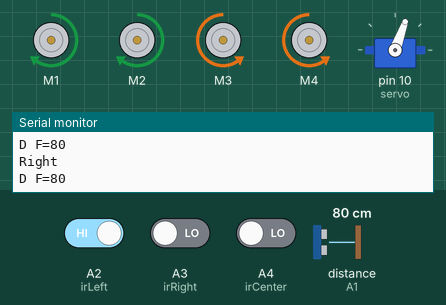
Recording of a sketch running on a simulated Arduino Uno, built with avr-gcc and run on an emulated ATmega328P. On the bench: 4 × DC motor (green arrow = forward, orange = backward, longer = faster), servo, the last lines printed to the serial monitor. Wiring (inferred from the names in the program): ultrasonic range finder: trigger A0; echo A1; servo: signal pin 10. Inputs (shaded band) come from the test bench; at power-on: distance to the obstacle (sensor on A1) 80 cm, A2 (irLeft) HIGH, A3 (irRight) LOW, A4 (irCenter) LOW. The echo pulse lasts 58.3 µs per cm; servo pulses on a pin are drawn as a servo (544–2400 µs = 0–180°).

Above: at 3.5 s.
3.6 s: distance to the obstacle (sensor on A1) set to 23 cm
6.6 s: distance to the obstacle (sensor on A1) set to 18 cm
At 7.41 s:
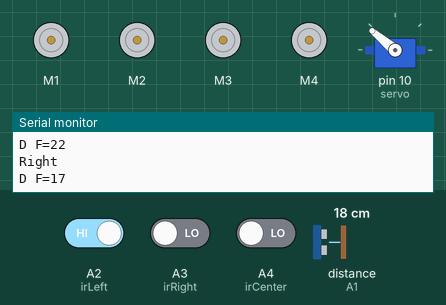
At 9.0 s:
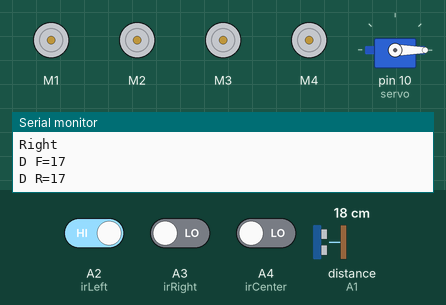
9.6 s: distance to the obstacle (sensor on A1) set to 35 cm
12.6 s: A2 (irLeft) driven LOW
At 12.9 s:
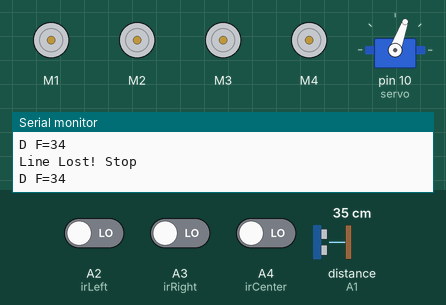
14.1 s: A3 (irRight) driven HIGH
At 15.3 s:
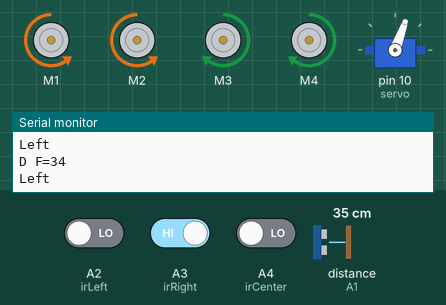
15.6 s: A4 (irCenter) driven HIGH
Timing chart, 0 to 18.1 s (numbered marks = the images above; inputs shaded):
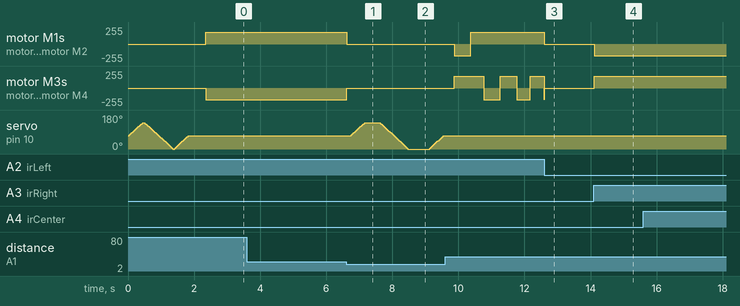

Measured:
- the behaviour switches between 21 and 20 cm on distance to the obstacle (sensor on A1) (found by bisection; images 0 and 1)
- after the input at 6.6 s, motor M1, motor M2: forward 175/255 → stopped at once; motor M3, motor M4: backward 175/255 → stopped at once
- after the input at 12.6 s, motor M1, motor M2: forward 175/255 → stopped at once; motor M3, motor M4: backward 175/255 → stopped at once
- after the input at 14.1 s, motor M1, motor M2: stopped → backward 175/255 at once; motor M3, motor M4: stopped → forward 175/255 at once

The sketch:

line_follower_obstacle_robot.ino
```cpp
#include <AFMotor.h>

// -------- IR SENSOR PINS --------
#define irLeft A2
#define irCenter A4
#define irRight A3

// -------- ULTRASONIC + SERVO --------
#define trigger A0
#define echo A1
#define servo 10

int Set = 20;
int distance_L, distance_F, distance_R;

// -------- MOTOR OBJECTS --------
AF_DCMotor motor1(1, MOTOR12_1KHZ);
AF_DCMotor motor2(2, MOTOR12_1KHZ);
AF_DCMotor motor3(3, MOTOR34_1KHZ);
AF_DCMotor motor4(4, MOTOR34_1KHZ);

int speed = 175;

void setup() {

  Serial.begin(9600);

  pinMode(irLeft, INPUT);
  pinMode(irCenter, INPUT);
  pinMode(irRight, INPUT);

  pinMode(trigger, OUTPUT);
  pinMode(echo, INPUT);
  pinMode(servo, OUTPUT);

  motor1.setSpeed(speed);
  motor2.setSpeed(speed);
  motor3.setSpeed(speed);
  motor4.setSpeed(speed);

  // Initialize servo sweep
  for (int angle = 70; angle <= 140; angle += 5) {
    servoPulse(servo, angle);
  }
  for (int angle = 140; angle >= 0; angle -= 5) {
    servoPulse(servo, angle);
  }
  for (int angle = 0; angle <= 70; angle += 5) {
    servoPulse(servo, angle);
  }

  distance_F = Ultrasonic_read();
  delay(500);
}

void loop() {

  distance_F = Ultrasonic_read();
  Serial.print("D F=");
  Serial.println(distance_F);

  // =========================
  // OBSTACLE CHECK (SECONDARY)
  // =========================
  if(distance_F < Set){
    Check_side();
    return;
  }

  // =========================
  // LINE FOLLOWING (PRIMARY)
  // =========================

  int left = digitalRead(irLeft);
  int center = digitalRead(irCenter);
  int right = digitalRead(irRight);

  if(center == 1) {

    if(left == 0 && right == 0) {
      Serial.println("Move Forward");
      moveForward();
    }

    else if(left == 0 && right == 1) {
      Serial.println("Sharp Left");
      sharpLeft();
    }

    else if(center == 1 && right == 1) {
      Serial.println("Sharp Left");
      sharpLeft();
    }

    else if(left == 1 && right == 0) {
      Serial.println("Sharp Right");
      sharpRight();
    }

    else if(center == 1 && left == 1) {
      Serial.println("Sharp Right");
      sharpRight();
    }

    else if(left == 1 && right == 1) {
      Serial.println("Stop");
      Stop();
    }
  }

  else {

    if(left == 0 && right == 1) {
      Serial.println("Left");
      turnLeft();
    }

    else if(left == 1 && right == 0) {
      Serial.println("Right");
      turnRight();
    }

    else if(left == 0 && right == 0) {
      Serial.println("Line Lost! Stop");
      Stop();
    }
  }

  delay(5);
}


// =========================
// MOTOR FUNCTIONS
// =========================

void moveForward() {
  motor1.run(FORWARD);
  motor2.run(FORWARD);
  motor3.run(FORWARD);
  motor4.run(FORWARD);
}

void turnLeft() {
  motor1.run(BACKWARD);
  motor2.run(BACKWARD);
  motor3.run(FORWARD);
  motor4.run(FORWARD);
}

void turnRight() {
  motor1.run(FORWARD);
  motor2.run(FORWARD);
  motor3.run(BACKWARD);
  motor4.run(BACKWARD);
}

void sharpLeft() {
  motor1.run(BACKWARD);
  motor2.run(BACKWARD);
  motor3.run(FORWARD);
  motor4.run(FORWARD);
}

void sharpRight() {
  motor1.run(FORWARD);
  motor2.run(FORWARD);
  motor3.run(BACKWARD);
  motor4.run(BACKWARD);
}

void Stop() {
  motor1.run(RELEASE);
  motor2.run(RELEASE);
  motor3.run(RELEASE);
  motor4.run(RELEASE);
}


// =========================
// SERVO CONTROL
// =========================

void servoPulse(int pin, int angle){

  int pwm = (angle * 11) + 500;

  digitalWrite(pin, HIGH);
  delayMicroseconds(pwm);

  digitalWrite(pin, LOW);
  delay(30);
}


// =========================
// ULTRASONIC SENSOR
// =========================

long Ultrasonic_read(){

  digitalWrite(trigger, LOW);
  delayMicroseconds(2);

  digitalWrite(trigger, HIGH);
  delayMicroseconds(10);

  digitalWrite(trigger, LOW);

  long time = pulseIn(echo, HIGH);

  return time / 29 / 2;
}


// =========================
// OBSTACLE AVOIDANCE
// =========================

void Check_side(){

  Stop();
  delay(100);

  for (int angle = 70; angle <= 140; angle += 5){
    servoPulse(servo, angle);
  }

  delay(300);

  distance_R = Ultrasonic_read();
  Serial.print("D R=");
  Serial.println(distance_R);

  delay(100);

  for (int angle = 140; angle >= 0; angle -= 5){
    servoPulse(servo, angle);
  }

  delay(500);

  distance_L = Ultrasonic_read();
  Serial.print("D L=");
  Serial.println(distance_L);

  delay(100);

  for (int angle = 0; angle <= 70; angle += 5){
    servoPulse(servo, angle);
  }

  delay(300);

  compareDistance();
}


void compareDistance(){

  if(distance_L > distance_R){

    turnLeft();
    delay(500);

    moveForward();
    delay(400);

    turnRight();
    delay(500);

    moveForward();
    delay(500);

    turnRight();
    delay(400);

    moveForward();
    delay(420);
  }

  else{

    turnRight();
    delay(500);

    moveForward();
    delay(400);

    turnLeft();
    delay(500);

    moveForward();
    delay(500);

    turnLeft();
    delay(400);

    moveForward();
    delay(420);
  }
}  
```
